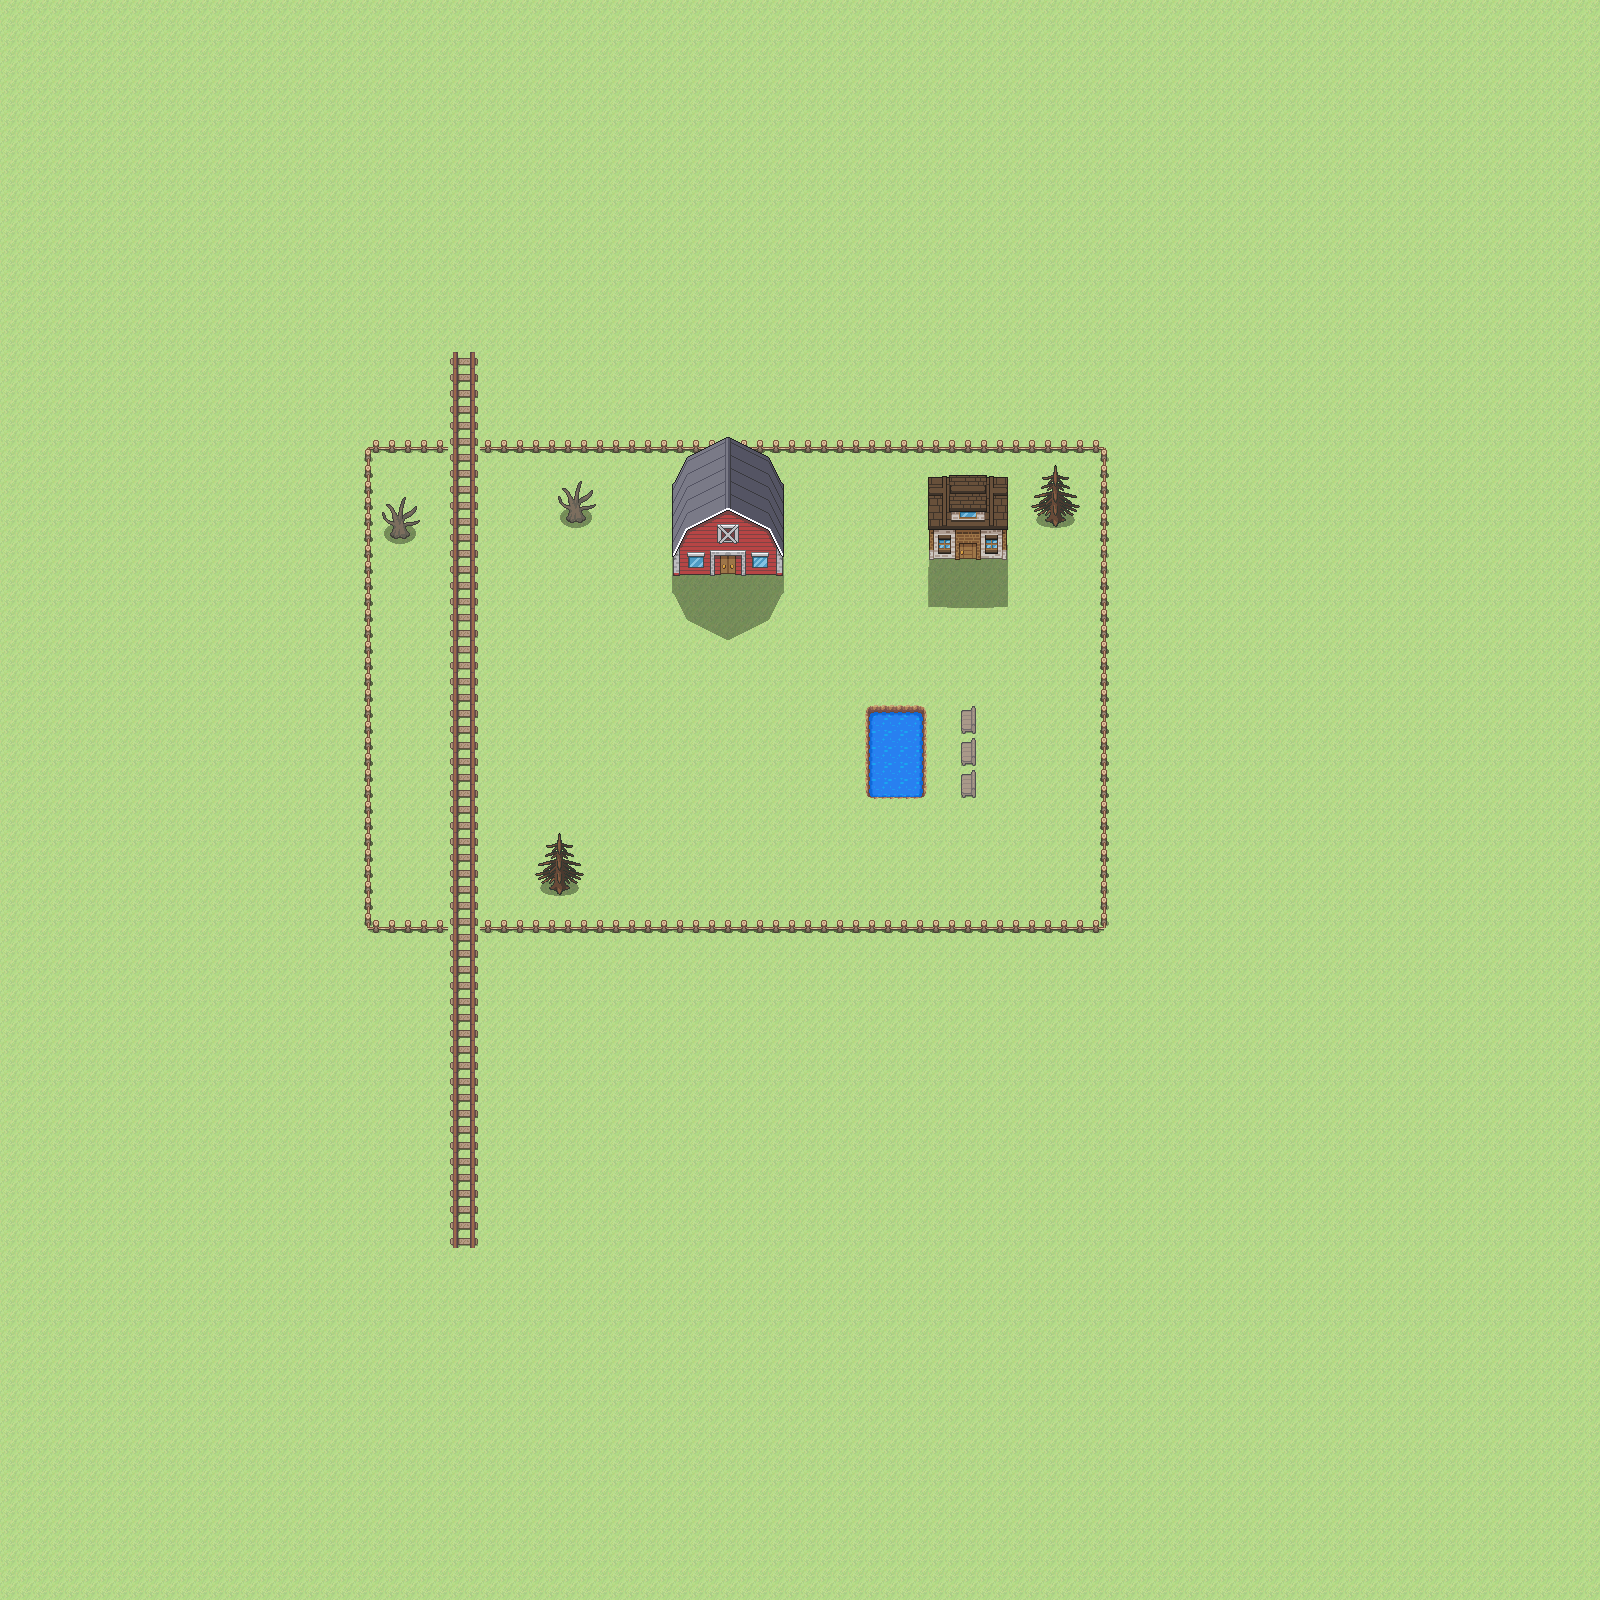

Tiled map render using the project's own tile images. Description and the map definition, with tile-layer contents summarised, below:
An orthogonal 100x100 tile map with 16x16 px tiles, 3 tile layers (Layer 1, Layer 2, Layer 3), 6 tilesets and 12 objects.

<map version="1.2" tiledversion="1.2.0" orientation="orthogonal" renderorder="right-up" width="100" height="100" tilewidth="16" tileheight="16" infinite="0" backgroundcolor="#eabe5c" nextlayerid="12" nextobjectid="24">
 <tileset firstgid="1" name="desertdoodles" tilewidth="16" tileheight="16" tilecount="108" columns="12">
  <image source="desertdoodles.png" width="192" height="144" />
 </tileset>
 <tileset firstgid="109" source="allTiles-11.tsx" />
 <tileset firstgid="237" source="allTiles-18.tsx" />
 <tileset firstgid="365" source="allTiles-8.tsx" />
 <tileset firstgid="493" source="allTiles-2.tsx" />
 <tileset firstgid="621" source="public_tiles_by_maxewenx_v_1_by_maxewenx-dc7i0dn.tsx" />
 <layer id="5" name="Layer 1" width="100" height="100">
  <data>[10000 cells, 9983 non-empty, 2 distinct tile ids]</data>
 </layer>
 <layer id="8" name="Layer 2" width="100" height="100">
  <data>[10000 cells, 211 non-empty, 22 distinct tile ids]</data>
 </layer>
 <layer id="9" name="Layer 3" width="100" height="100">
  <data>[10000 cells, 51 non-empty, 41 distinct tile ids]</data>
 </layer>
 <objectgroup id="11" name="collision">
  <object id="10" x="867.333" y="707.333" width="58.6667" height="91.3333" />
  <object id="11" x="360" y="437.333" width="17.3333" height="499.333" />
  <object id="12" x="362" y="439.333" width="748.667" height="18" />
  <object id="14" x="1094" y="443.333" width="17.3333" height="495.333" />
  <object id="15" x="360" y="915.333" width="748.667" height="22.6667" />
  <object id="16" x="968" y="706.667" width="6.66667" height="91.3333" />
  <object id="17" x="1029.33" y="463.333" width="49.3333" height="62.6667" />
  <object id="18" x="532.667" y="831.333" width="52.6667" height="66" />
  <object id="19" x="556.667" y="480" width="39.3333" height="47.3333" />
  <object id="21" x="674" y="438.667" width="109.333" height="138.667" />
  <object id="22" x="930" y="478" width="76" height="83.3333" />
  <object id="23" x="378" y="495.333" width="40" height="49.3333" />
 </objectgroup>
</map>